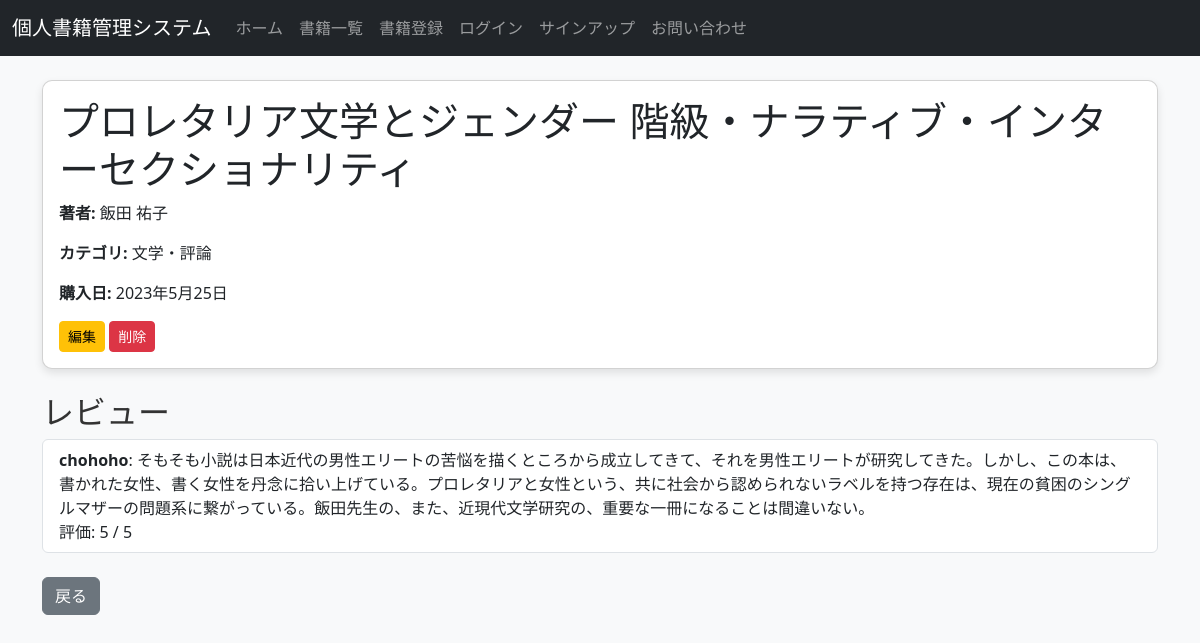
The app's page /books/5/ with its own data.
### books/models.py (models this page shows, shortened)
class Book(models.Model):
    title = models.CharField(max_length=200, verbose_name='タイトル')
    author = models.CharField(max_length=100, verbose_name='著者')
    category = models.ForeignKey(Category, on_delete=models.SET_NULL, null=True, blank=True, verbose_name="カテゴリ")
    purchase_date = models.DateField(verbose_name='購入日')
    cover_image = models.ImageField(upload_to='book_covers/', blank=True, null=True, verbose_name='表紙画像')
    user = models.ForeignKey(User, on_delete=models.CASCADE, verbose_name='登録者')

class Category(models.Model):
    name = models.CharField(max_length=100, unique=True, verbose_name='カテゴリ')
    def __str__(self):
        return self.name

### reviews/models.py (models this page shows, shortened)
class Review(models.Model):
    book = models.ForeignKey(Book, related_name='reviews', on_delete=models.CASCADE)
    user = models.ForeignKey(User, on_delete=models.CASCADE)
    comment = models.TextField()
    rating = models.IntegerField(choices=[(i, i) for i in range(1, 6)])
    created_at = models.DateTimeField(auto_now_add=True)

### books/views.py (the view)
# urls.py: path('<int:pk>/', views.book_detail, name='book_detail'),
def book_detail(request, pk):
    book = get_object_or_404(Book, pk=pk)
    reviews = book.reviews.all()
    return render(request, 'books/book_detail.html', {'book': book, 'reviews': reviews})

### books/templates/books/book_detail.html (shortened to what this page needs)
{% extends 'base.html' %}
{% block content %}
<div class="card mb-4">
    <div class="card-body">
        <h1 class="card-title">{{ book.title }}</h1>
        <p><strong>著者:</strong> {{ book.author }}</p>
        <p><strong>カテゴリ:</strong> {{ book.category }}</p>
        <p><strong>購入日:</strong> {{ book.purchase_date }}</p>
        <div>
            <a href="{% url 'book_update' book.pk %}" class="btn btn-warning btn-sm">編集</a>
            <a href="{% url 'book_delete' book.pk %}" class="btn btn-danger btn-sm">削除</a>
        </div>
    </div>
</div>
<h2 class="mt-4">レビュー</h2>
<ul class="list-group">
    {% for review in book.reviews.all %}
        <li class="list-group-item">
            <strong>{{ review.user.username }}</strong>: {{ review.comment }}
            <br>評価: {{ review.rating }} / 5
            <br>
        </li>
    {% empty %}
        <li class="list-group-item">まだレビューがありません。</li>
    {% endfor %}
</ul>
<div class="mt-4">
    <a href="{% url 'book_list' %}" class="btn btn-secondary">戻る</a>
</div>
{% endblock %}

### books/static/css/style.css (style rules this page uses)
body { background-color: #f8f9fa; }
.card { box-shadow: 0 4px 8px rgba(0, 0, 0, 0.1); }
.card { border-radius: 10px; box-shadow: 0 4px 8px rgba(0, 0, 0, 0.1); }
h2 { color: #333; }

### records on screen
Book: title "プロレタリア文学とジェンダー 階級・ナラティブ・インターセクショナリティ", author "飯田 祐子", category "文学・評論", purchase_date "2023年5月25日"
Review: user.username "chohoho", comment "そもそも小説は日本近代の男性エリートの苦悩を描くところから成立してきて、それを男性エリートが研究してきた。しかし、この本は、書かれた女性、書く女性を丹念に拾い上げている。プロレタリアと女性という、共に社会から認められないラベルを持つ存在は、現在の貧困のシングルマザーの問題系に繋がっている。飯田先生の、また、近現代文学研究の、重要な一冊になることは間違いない。", rating "5"
